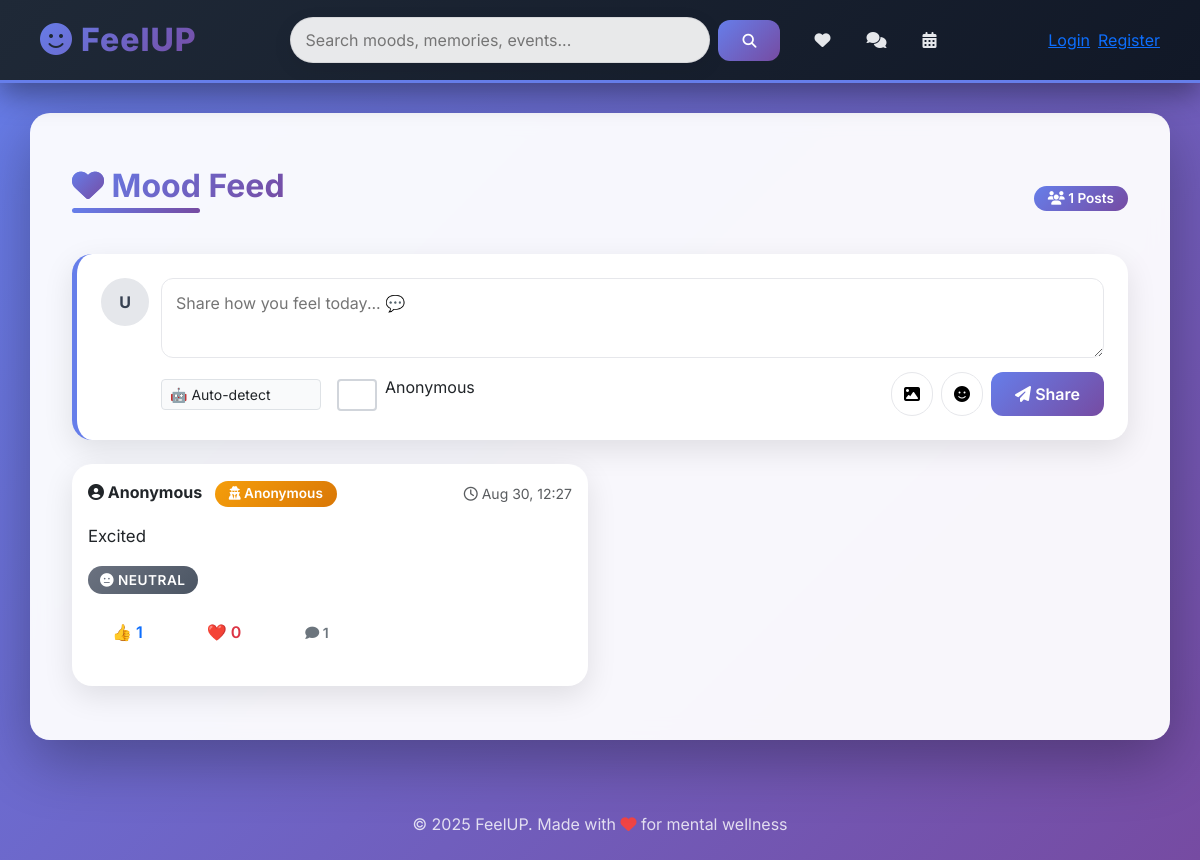
Screenshot of /mood with the database file from the repository.
### app.py (models this page shows)
class MoodPost(db.Model):
    id = db.Column(db.Integer, primary_key=True)
    user_id = db.Column(db.Integer, db.ForeignKey('user.id'), nullable=True)
    username = db.Column(db.String(120))
    content = db.Column(db.Text, nullable=False)
    emotion = db.Column(db.String(50))
    anonymous = db.Column(db.Boolean, default=False)
    created_at = db.Column(db.DateTime, default=datetime.utcnow)
    reactions = db.Column(db.PickleType, default=dict)
    comments = db.relationship('Comment', backref='mood', cascade="all, delete-orphan")
    likes = db.relationship('Like', backref='mood', cascade="all, delete-orphan")

### app.py (the view, shortened to what this page needs)
@app.route('/mood', methods=['GET','POST'])
def mood_feed():
    user = current_user()
    moods = MoodPost.query.order_by(MoodPost.created_at.desc()).all()
    return render_template('mood_feed.html', moods=moods, user=user)

### app.py (called while the page is built)
def current_user():
    uid = session.get('user_id')
    if uid:
        return User.query.get(uid)
    return None

### templates/mood_feed.html (shortened to what this page needs)
{% extends "base.html" %}
{% block content %}
<div class="container mt-4">
  <div class="d-flex justify-content-between align-items-center mb-4">
    <h2><i class="fas fa-heart gradient-text"></i> Mood Feed</h2>
    <span class="badge badge-primary"><i class="fas fa-users"></i> {{ moods|length }} Posts</span>
  </div>
  <div class="card p-4 mb-4 shadow-hover" style="border-left: 5px solid #667eea;" id="new-post">
    <div class="composer">
      <div class="avatar">{{ user.name[0]|upper if user else 'U' }}</div>
      <div class="composer-body">
        <form method="POST">
          <textarea name="content" placeholder="Share how you feel today... 💬" required></textarea>
          <div class="composer-actions">
            <div class="d-flex gap-2 align-items-center">
              <select name="emotion" class="form-select form-select-sm" style="width:160px;">
                <option value="">🤖 Auto-detect</option>
              </select>
              <div class="form-check ms-2">
                <input type="checkbox" class="form-check-input" name="anonymous" id="anonCheck">
                <label class="form-check-label" for="anonCheck">Anonymous</label>
              </div>
            </div>
            <div class="ms-auto d-flex gap-2">
              <button type="button" class="quick-action" title="Add image"><i class="fas fa-image"></i></button>
              <button type="button" class="quick-action" title="Add mood sticker"><i class="fas fa-smile"></i></button>
              <button class="btn btn-primary" type="submit"><i class="fas fa-paper-plane"></i> Share</button>
            </div>
          </div>
        </form>
      </div>
    </div>
  </div>
  <div class="row">
    {% for mood in moods %}
    <div class="col-md-6 mb-4">
      <div class="card p-3 shadow-hover mood-card">
        <div class="d-flex justify-content-between align-items-center mb-3">
          <div>
            <strong><i class="fas fa-user-circle"></i> {{ mood.username }}</strong>
            {% if mood.anonymous %}
              <span class="badge badge-warning ms-2"><i class="fas fa-user-secret"></i> Anonymous</span>
            {% endif %}
          </div>
          <small class="text-muted"><i class="far fa-clock"></i> {{ mood.created_at.strftime('%b %d, %H:%M') }}</small>
        </div>
        <p style="font-size: 1.05rem; line-height: 1.6;">{{ mood.content }}</p>
        <div class="mb-3">
          {% if mood.emotion == 'positive' %}
            <span class="emotion-badge emotion-positive"><i class="fas fa-smile-beam"></i> {{ mood.emotion }}</span>
          {% elif mood.emotion == 'negative' %}
            <span class="emotion-badge emotion-negative"><i class="fas fa-sad-tear"></i> {{ mood.emotion }}</span>
          {% else %}
            <span class="emotion-badge emotion-neutral"><i class="fas fa-meh"></i> {{ mood.emotion }}</span>
          {% endif %}
        </div>
        <div class="d-flex justify-content-between align-items-center mb-3">
          <div class="d-flex gap-2">
            <form method="POST" action="{{ url_for('react_to_mood', post_id=mood.id, emoji='👍') }}" style="display:inline;">
              <button class="btn btn-sm btn-outline-primary reaction-btn" type="submit">
                👍 <span class="count">{{ mood.reactions.get('👍',0) }}</span>
              </button>
            </form>
            <form method="POST" action="{{ url_for('react_to_mood', post_id=mood.id, emoji='❤️') }}" style="display:inline;">
              <button class="btn btn-sm btn-outline-danger reaction-btn" type="submit">
                ❤️ <span class="count">{{ mood.reactions.get('❤️',0) }}</span>
              </button>
            </form>
            <button class="btn btn-sm btn-outline-secondary" data-bs-toggle="collapse" data-bs-target="#comments-{{ mood.id }}">
              <i class="fas fa-comment"></i> {{ mood.comments|length }}
            </button>
          </div>
        </div>
      </div>
    </div>
    {% endfor %}
  </div>
</div>
{% endblock %}

### static/style.css (style rules this page uses)
* { margin: 0; padding: 0; box-sizing: border-box; }
body { font-family: 'Inter', 'Segoe UI', Tahoma, Geneva, Verdana, sans-serif; background: linear-gradient(135deg, #667eea 0%, #764ba2 100%); background-attachment: fixed; margin: 0; padding: 0; color: #1f2937; min-height: 100vh; }
h1, h2, h3, h4, h5 { font-weight: 700; color: #1f2937; }
h2 { font-weight: 700; margin-bottom: 25px; font-size: 2rem; }
.container h2, main h2 { position: relative; display: inline-block; background: linear-gradient(135deg, #667eea 0%, #764ba2 100%); -webkit-background-clip: text; -webkit-text-fill-color: transparent; background-clip: text; }
.container h2::after, main h2::after { content: ""; position: absolute; left: 0; bottom: -8px; width: 60%; height: 5px; border-radius: 5px; background: linear-gradient(90deg, #667eea, #764ba2); animation: slideIn 0.6s ease-out; }
.btn { border-radius: 12px !important; padding: 10px 24px !important; font-weight: 600 !important; transition: all 0.3s ease !important; border: none !important; position: relative; overflow: hidden; }
.btn::before { content: ''; position: absolute; top: 50%; left: 50%; width: 0; height: 0; border-radius: 50%; background: rgba(255, 255, 255, 0.3); transform: translate(-50%, -50%); transition: width 0.6s, height 0.6s; }
.btn-primary { background: linear-gradient(135deg, #667eea 0%, #764ba2 100%) !important; }
.card { border-radius: 20px; border: none; background: white; box-shadow: 0 10px 30px rgba(0, 0, 0, 0.1); transition: all 0.4s ease; overflow: hidden; position: relative; }
.card::before { content: ''; position: absolute; top: 0; left: 0; width: 100%; height: 4px; background: linear-gradient(90deg, #667eea, #764ba2); transform: scaleX(0); transition: transform 0.4s ease; }
.mood-card, .memory-card { position: relative; animation: fadeInScale 0.5s ease-out; }
.reaction-btn { margin-right: 8px; padding: 6px 14px; border-radius: 20px; border: 2px solid #e5e7eb; background: white; transition: all 0.3s ease; cursor: pointer; font-size: 1rem; }
.avatar { width: 48px; height: 48px; border-radius: 50%; background: #e5e7eb; display: inline-flex; align-items: center; justify-content: center; color: #374151; font-weight: 700; }
.composer { display: flex; gap: 12px; align-items: flex-start; }
.composer .composer-body { flex: 1; }
.composer textarea { width: 100%; border-radius: 12px; padding: 12px 14px; border: 1px solid #e6e7eb; min-height: 80px; resize: vertical; }
.composer .composer-actions { display: flex; gap: 8px; align-items: center; margin-top: 8px; }
.composer .quick-action { padding: 8px 12px; border-radius: 999px; border: 1px solid #e6e7eb; background: white; cursor: pointer; }
.emotion-badge { display: inline-block; padding: 4px 12px; border-radius: 20px; font-size: 0.85rem; font-weight: 600; text-transform: uppercase; letter-spacing: 0.5px; }
.emotion-neutral { background: linear-gradient(135deg, #6b7280, #4b5563); color: white; }
form textarea, form input, form select { border-radius: 14px; padding: 14px 18px; border: 2px solid #e5e7eb; transition: all 0.3s ease; font-size: 1rem; width: 100%; }
.form-control, .form-select { background: #f9fafb; }
.form-check-input { width: 20px; height: 20px; border-radius: 6px; border: 2px solid #d1d5db; cursor: pointer; }
.form-check-label { cursor: pointer; margin-left: 8px; user-select: none; }
.gradient-text { background: linear-gradient(135deg, #667eea, #764ba2); -webkit-background-clip: text; -webkit-text-fill-color: transparent; background-clip: text; }
.shadow-hover { transition: all 0.3s ease; }
.badge { padding: 6px 14px; border-radius: 20px; font-weight: 600; font-size: 0.85rem; }
.badge-primary { background: linear-gradient(135deg, #667eea, #764ba2); color: white; }
.badge-warning { background: linear-gradient(135deg, #f59e0b, #d97706); color: white; }

### rows the page displays
MoodPost: username "Anonymous", anonymous True (drawn), created_at "Aug 30, 12:27", content "Excited", emotion "NEUTRAL", reactions.get "1", reactions.get "0", comments|length "1"

### other values shown
{{ moods|length }} "1"
{{ user.name[0]|upper if user else 'U' }} "U"
